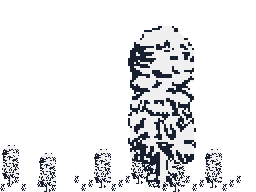
#> input picture probes/v001/results/mixed30.png, 256 x 192 px, given in place of Tree0_00.png, which was not available
$ python run_probe.py
#> lines starting #> are read from the running program, lines starting #| are printed output that depends on the picture; pictures that were not available may be replaced by others from this repository, and a replacement may not be noted
"""FX2 ROMをbuildし、Mesenで描画結果・GSU master clocksを検証する。"""

import argparse
import hashlib
import json
import os
from pathlib import Path
import re
import shutil
import struct
import subprocess

from PIL import Image

ROOT = Path(__file__).resolve().parents[1]
PROBE = ROOT / 'probes/v001'
BUILD = ROOT / 'build/v001'
HZ = 21_477_272
NES_ROOT = Path(os.environ.get('MONOSH_NES_ROOT','D:/HomeBrew/MonoSH'))
MESEN_EXE = Path(os.environ.get('MONOSH_FX2_MESEN','D:/HomeBrew/Mesen/Mesen.exe'))


# [8 lines left out: function lua, not called in this run]


def source_image(kind):
    rows = [[0] * 128 for _ in range(192)]
    if kind == 'tree':
        path = NES_ROOT/'png/Tree0/Tree0_00.png'
        im = Image.open(path).convert('RGBA').resize((68, 160), Image.Resampling.NEAREST)
        for y in range(im.height):
            for x in range(im.width):
                r, g, b, a = im.getpixel((x, y))
                rows[y][x] = 0 if a < 128 else (3 if (77*r+150*g+29*b) >> 8 >= 128 else 1)
    elif kind == 'solid':
        rows = [[3] * 128 for _ in range(192)]
    elif kind == 'fragmented':
        rows = [[3 if x % 2 else 0 for x in range(128)] for _ in range(192)]
    else:
        raise ValueError(kind)
    return rows


def export_source(rows, dest):
    pixels = bytearray(65536)
    runs = bytearray(65536)
    bounds = bytearray(65536)
    packed = bytearray(65536)
    for y, row in enumerate(rows):
        pixels[y*256:y*256+128] = bytes(row)
        spans = []
        x = 0
        while x < 128:
            color = row[x]
            start = x
            while x < 128 and row[x] == color:
                x += 1
            if color:
                spans.extend((start, x, color))
        assert len(spans) + 1 <= 256, 'run列が行pitch超過。点参照用アセットへ切り替える必要がある'
        runs[y*256] = len(spans)//3
        runs[y*256+1:y*256+1+len(spans)] = bytes(spans)
        xs=[x for x,c in enumerate(row) if c]
        bounds[y*256:y*256+2]=bytes((min(xs),max(xs)+1)) if xs else bytes((0,0))
        for x,c in enumerate(row):
            packed[y*32+x//4] |= c << ((x%4)*2)
    (dest/'pixels.bin').write_bytes(pixels)
    (dest/'runs.bin').write_bytes(runs)
    (dest/'bounds.bin').write_bytes(bounds)
    (dest/'packed.bin').write_bytes(packed)


def build(dest, rows, gsu_source=None):
    export_source(rows, dest)
    objects=[]
    for stem in ('cpu','gsu'):
        obj=dest/f'{stem}.o'
        subprocess.run(['ca65', '-I', str(ROOT/'.cache/casfx/gsu'), '-I', str(dest),
                        '-o', str(obj), str(gsu_source if stem=='gsu' and gsu_source else PROBE/f'{stem}.s')], cwd=dest, check=True)
        objects.append(str(obj))
    rom=dest/'probe.sfc'
    subprocess.run(['ld65','-C',str(PROBE/'rom.cfg'),'-o',str(rom),'-Ln',str(dest/'labels.txt'),*objects],check=True)
    labels={name:int(address,16) for address,name in re.findall(r'al ([0-9A-Fa-f]+) \.([^\s]+)',(dest/'labels.txt').read_text())}
    data=bytearray(rom.read_bytes())
    struct.pack_into('<H',data,0x7FFC,labels['reset'] & 0xFFFF)
    data[0x7FDC:0x7FE0]=b'\xff\xff\x00\x00'
    checksum=sum(data) & 0xFFFF
    struct.pack_into('<HH',data,0x7FDC,checksum ^ 0xFFFF,checksum)
    rom.write_bytes(data)
    return rom,labels


# [80 lines left out: functions framebuffer, jobs, not called in this run]


def prepare_runtime(mesen):
    runtime=ROOT/'.cache/mesen_runtime'
    runtime.mkdir(parents=True,exist_ok=True)
    (runtime/'settings.json').write_text(json.dumps({'Debug':{'ScriptWindow':{'AllowIoOsAccess':True}},
                                                  'Snes':{'GsuClockSpeed':100}}))
    for path in mesen.parent.iterdir():
        if path.is_file() and (path.suffix.lower() in ('.dll','.so') or path.name in (mesen.name,'MesenNesDB.txt')):
            target=runtime/path.name
            if not target.exists() or hashlib.sha256(target.read_bytes()).digest()!=hashlib.sha256(path.read_bytes()).digest():
                shutil.copy2(path,target)
    return runtime/mesen.name


def main():
    parser=argparse.ArgumentParser(description=__doc__)
    parser.add_argument('--mesen',type=Path,default=MESEN_EXE)
    parser.add_argument('--source',choices=('tree','solid','fragmented','all'),default='all')
    parser.add_argument('--sweep',action='store_true',help='木の全出力幅1〜128で汎用3経路を検証する')
    args=parser.parse_args()
    BUILD.mkdir(parents=True,exist_ok=True)
    mesen=prepare_runtime(args.mesen)
    kinds=('tree','solid','fragmented') if args.source=='all' else (args.source,)
    summary=[]
    for kind in kinds:
        dest=BUILD/kind;dest.mkdir(exist_ok=True)
        rows=source_image(kind)
#> in source_image, `im = Image.open(path).convert('RGBA').resize((68, 160), Image.Resampli..`:
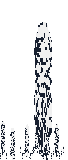
#> im: PIL image 68x160 RGBA; mean R, G, B, A 35.7, 36.6, 38.2, 61.9; transparent parts drawn white
#> after the loop in source_image, `for y in range(im.height):`: rows = 192 items
#> rows = 192 items
        rom,labels=build(dest,rows)
#> the loop in export_source, `for y, row in enumerate(rows):` made 192 passes
#> xs on passes 23 to 25: [42, 43, 44, 45], [40, 41, 42, 43, 44, 45, 46], [40, 41, 42, 43, 44, 45, 46]
        cases=jobs(labels,kind=='tree',args.sweep and kind=='tree')
        code=(PROBE/'measure.lua').read_text(encoding='utf-8')
        code=code.replace('JOBS',lua(cases)).replace('LABELS',lua(labels)).replace('REPORT',lua((dest/'clocks.tsv').as_posix())).replace('OUTDIR',lua(dest.as_posix()))
        code='local ok,err=pcall(function()\n'+code+'\nend)\nif not ok then local f=io.open('+lua((dest/'error.txt').as_posix())+',"w");f:write(tostring(err));f:close();emu.stop(1) end\n'
        script=dest/'measure.lua';script.write_text(code,encoding='utf-8')
        run=subprocess.run([str(mesen),'--testRunner','--timeout=90','--doNotSaveSettings',
                            '--enableStdout',str(rom),str(script)],
                           cwd=mesen.parent,capture_output=True,timeout=100,creationflags=getattr(subprocess,'CREATE_NO_WINDOW',0))
        (dest/'emulator.log').write_bytes(run.stdout+run.stderr)
        report=dest/'clocks.tsv'
        if run.returncode or not report.exists():
            raise RuntimeError(f'Mesen failed ({run.returncode}): {dest}/emulator.log')
        records={}
        for line in report.read_text().splitlines():
            fields=line.split('\t')
            if len(fields)==3:
                records[fields[0]]=(int(fields[1]),fields[2]=='true')
        for job in cases:
            clocks,guard=records[job['name']]
            actual=(dest/(job['name']+'.bin')).read_bytes()
            expected=framebuffer(rows,job)
            assert len(actual)==len(expected)==12288,'framebuffer dump length differs'
            mismatches=sum(a!=b for a,b in zip(actual,expected))
            entry=dict(source=kind,case=job['name'],kernel=job['kernel'],master_clocks=clocks,
                       ms=clocks/HZ*1000,guard=guard,mismatched_bytes=mismatches)
            summary.append(entry)
            print(f"{kind:10} {job['name']:28} {entry['ms']:8.4f}ms mismatches={mismatches} guard={guard}")
            if mismatches or not guard:
                raise AssertionError(entry)
    result=dict(emulator_sha256=hashlib.sha256(mesen.read_bytes()).hexdigest(),
                master_hz=HZ,framebuffer='256x192 2bpp',cases=summary)
    (BUILD/'results.json').write_text(json.dumps(result,indent=2)+'\n')


if __name__=='__main__':
    main()
#> (the call stopped at in build, `subprocess.run(['ca65', '-I', str(ROOT/'.cache/casfx/gsu'), '-I', str(..`: subprocess is not available in this run)

$ run again, on game/v001/assets/bg_color/01_source.png
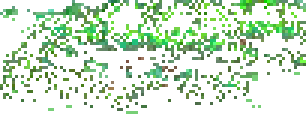
#> input picture game/v001/assets/bg_color/01_source.png, 102 x 40 px, given in place of Tree0_00.png, which was not available (shown 3 times larger)
#> in source_image, `im = Image.open(path).convert('RGBA').resize((68, 160), Image.Resampli..`:
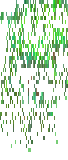
#> im: PIL image 68x160 RGBA; mean R, G, B, A 126.8, 187.8, 112.1, 68.6; transparent parts drawn white
#> after the loop in source_image, `for y in range(im.height):`: rows = 192 items
